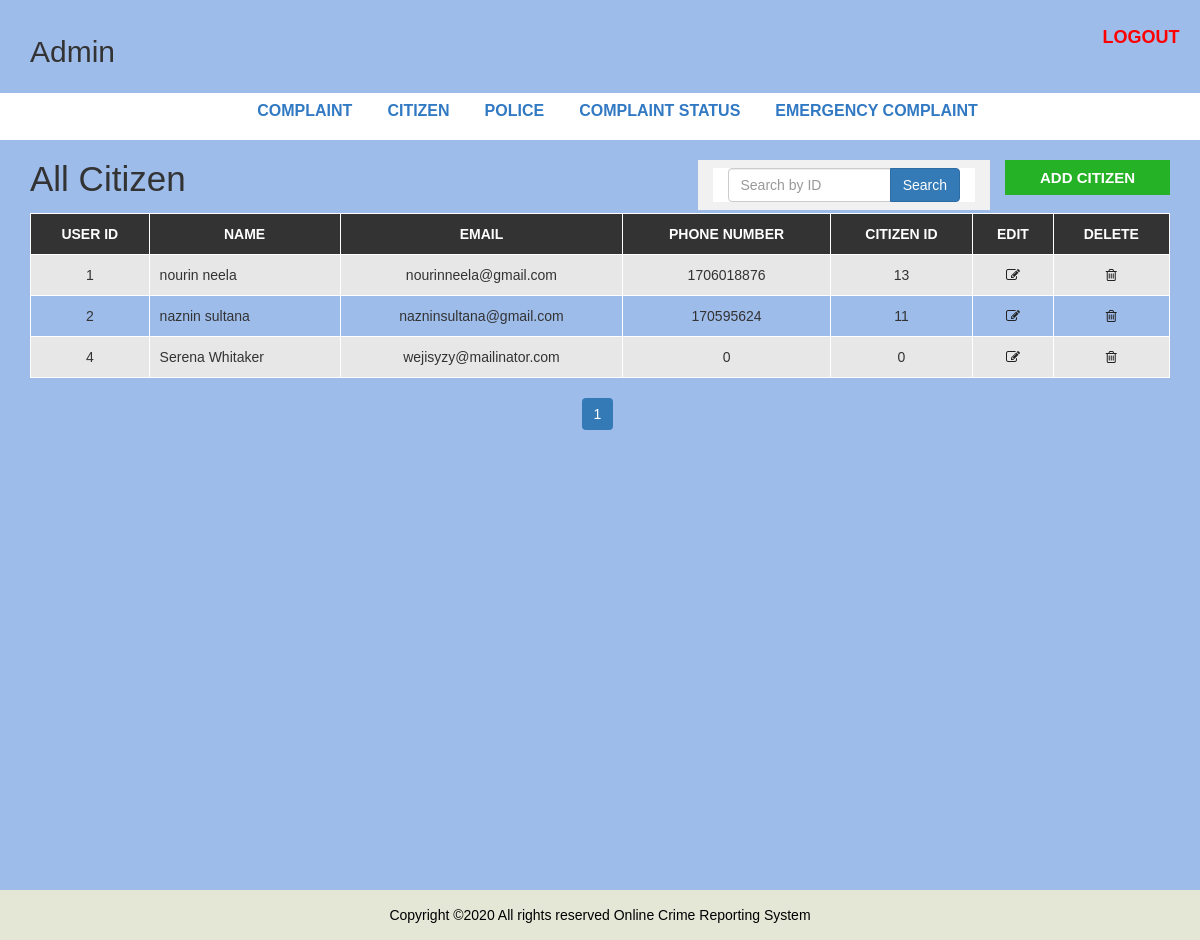
The page /admin/adminDashboard/citizen.php (signed in) on the database its author committed.
### tables this page shows
CREATE TABLE `citizendb` (
  `user_id` int(50) NOT NULL,
  `name` varchar(50) NOT NULL,
  `email` varchar(50) NOT NULL,
  `phn_no` int(15) NOT NULL,
  `citizen_id` int(50) NOT NULL
);

### admin/adminDashboard/citizen.php (the view, shortened to what this page needs)
<?php include "header.php"; ?>
  <div id="admin-content">
      <div class="container">
          <div class="row">
              <div class="col-md-7">
                  <h1 class="admin-heading">All Citizen</h1>
              </div>
              <div class="col-md-3" style="background-color:#F1F1F1">
                <form class="search-post navbar-form" action="search.php" method ="POST">
                <div class="input-group">
                  <input type="text" name="search" class="form-control" placeholder="Search by ID">
                  <span class="input-group-btn">
                    <button type="submit" name="submit" class="btn btn-primary">Search</button>
                  </span>
                </div>
                  </form>
              </div>
              <div class="col-md-2" >
                  <a class="add-new" href="add_citizen.php">add citizen</a>
              </div>
              <div class="col-md-12">
  <?php
  include'config.php';
  $limit=5;
  if(isset($_GET['page'])){
    $page_number=$_GET['page'];
  }
  else{
    $page_number=1;
  }
  $offset=($page_number-1)*$limit;
  $query="SELECT *FROM citizendb ORDER BY user_id ASC LIMIT {$offset},{$limit}";
  $result=mysqli_query($conn,$query);
  $count=mysqli_num_rows($result);
  if($count>0){
   ?>
                  <table class="content-table">
                      <thead>
                          <th>User ID</th>
                          <th>Name</th>
                          <th>Email</th>
                          <th>Phone Number</th>
                          <th>Citizen Id</th>
                          <th>Edit</th>
                          <th>Delete</th>
                      </thead>
                      <tbody>
  <?php
  while($row=mysqli_fetch_assoc($result)){
    ?>
                          <tr>
                              <td><?php echo  $row['user_id']; ?></td>
                              <td><?php echo  $row['name']; ?></td>
                              <td><?php echo  $row['email']; ?></td>
                              <td><?php echo  $row['phn_no']; ?></td>
                              <td><?php echo  $row['citizen_id']; ?></td>
                              <td class='edit'><a href='update_citizen.php?id=<?php echo  $row['user_id']; ?>'><i class='fa fa-edit'></i></a></td>
                              <td class='delete'><a onclick="return confirm(
                              'Are you sure want to delete?')" href='delete_citizen.php?id=<?php echo  $row['user_id']; ?>'><i class='fa fa-trash-o'></i></a></td>
                          </tr>
  <?php  } ?>
                      </tbody>
  <?php } ?>
                  </table>
<?php
$query1="SELECT *FROM citizendb";
$result1=mysqli_query($conn,$query1) OR die("failed");
if(mysqli_num_rows($result1)){
  $total_recoards=mysqli_num_rows($result1);
  $total_page=ceil($total_recoards/$limit);
  echo"<ul class='pagination admin-pagination'>";
  for($i=1; $i<=$total_page; $i++){
    if($i==$page_number){
      $active="active";
    }
    else{
      $active="";
    }
    echo'<li class='.$active.'><a href="citizen.php?page='.$i.'">'.$i.'</a></li>';
  }
  echo"</ul>";
}
 ?>
              </div>
          </div>
      </div>
  </div>
<?php include "footer.php"; ?>

### admin/css/admin_style.css (style rules this page uses)
body { background: #f1f1f1; font-family: sans-serif,arial,Helvetica; }
#admin-content { background-color: #9ebcea; padding: 20px 0; min-height: 750px; }
#admin-content .admin-heading { font-size: 35px; margin: 0 0 15px; }
#admin-content .add-new { color: #fff; background-color: #26b226; font-size: 15px; font-weight: 600; text-align: center; text-transform: uppercase; padding: 7px 10px; display: block; transition: all 0.3s; }
#admin-content .content-table { border: 1px solid #000; width: 100%; margin: 0 0 20px; }
#admin-content .content-table thead { color: #fff; background-color: #333; }
#admin-content .content-table th { padding: 10px; border: 1px solid #fff; font-weight: 600; text-align: center; text-transform: uppercase; }
#admin-content .content-table tbody { color: #333; }
#admin-content .content-table tbody tr { background-color: #e7e7e7; }
#admin-content .content-table tbody tr:nth-child(even) { background-color: transparent; }
#admin-content .content-table tbody td { padding: 10px; border: 1px solid #fff; text-align: center; }
#admin-content .content-table tbody td:nth-child(2) { text-align: left; }
#admin-content .admin-pagination { margin: 0; }
#admin-content .admin-pagination li a { display: block; }
.id, .edit, .delete { text-align:center; }
form { background: #fff; padding: 25px; box-shadow:0 1px 3px rgba(0, 0, 0, 0.13); }
.pagination { display: block; text-align: center; margin: 0; }
.pagination li { display:inline-block; margin: 0 5px 0 0; }
.pagination li a { border: none; background: #1e90ff; color: #fff; }
i.fa { color:#222; }

### rows shown on the page
citizendb: user_id "1", name "nourin neela", email "nourinneela@gmail.com", phn_no "1706018876", citizen "13"
citizendb: user_id "2", name "naznin sultana", email "nazninsultana@gmail.com", phn_no "170595624", citizen "11"
citizendb: user_id "4", name "Serena Whitaker", email "wejisyzy@mailinator.com", phn_no "0", citizen "0"
